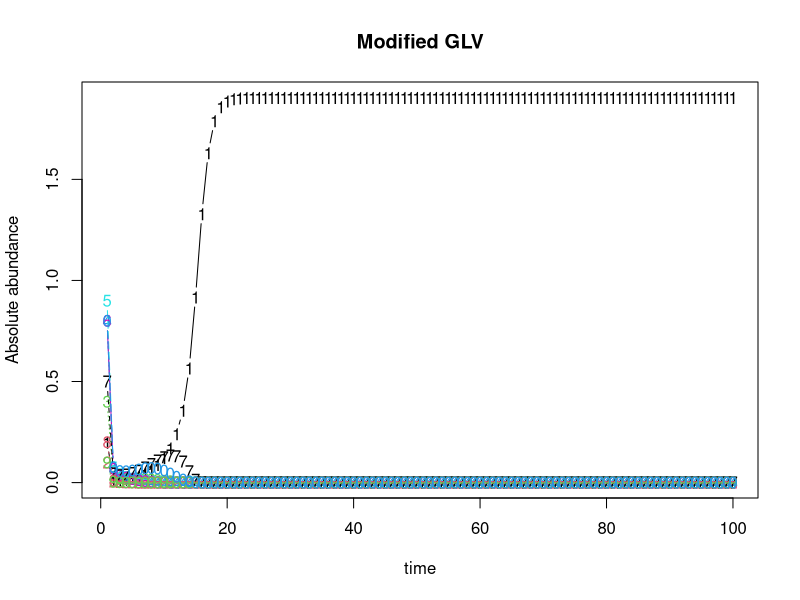

Source code (R):
library(deSolve)

#Generalize Lotka-Voltera
glv <- function(t, x, params){
  with(as.list(params, c(x)),{
    dx <- alpha*x + x*((c0+Reduce('+', HOI))%*%x)
    list(dx)
  })
}

#Define integration method
n.integrate <- function(time, init.x, model, params){
  as.data.frame(lsoda(init.x, time, model, params))
}

#Number of species
N <- 10

#Create matrix of HOI (effect on growth rate)
#N matrices in total, each specifying on species effect on other pairs
HOI <- list()

for (i in 1:N) {
  #Species i will have HOI with N-1 species pairwise combination
  temp <- matrix(runif(N*N, min = -0.9, max = 0.1),nrow = N)
  #HOI effect of i in j-k pair and k-j pair should be the same
  for (ro in 1:N) {
    for (co in ro:N) {
      temp[ro,co] <- temp[co,ro]
    }
  }
  #Name row and col based on species ID
  rownames(temp) <- 1:N
  colnames(temp) <- 1:N
  #i's HOI with i-otherSpecies pair is 0
  temp[i,] <- 0
  temp[,i] <- 0
  #There is no HOI on intra-species interation
  diag(temp) <- 0
  
  HOI[[i]] <- temp
}


#Define species intrinsic growth rate
alpha <- runif(N)

#Define pairwise interaction
c0 <- matrix(runif(N*N, min = -1, max = 0),nrow = N)
#Set intra-species interaction to -0.5
diag(c0) <- -0.5
#Equate i-j interaction to j-i interaction
for (ro in 1:N) {
  for (co in ro:N) {
    c0[ro,co] <- c0[co,ro]
  }
}

#Define initial density
init.x <- floor(runif(N, min=0.1, max=1)*10)/10

#Solve the ode
dat <- n.integrate(1:100, init.x, glv, list(alpha=alpha, c0=c0, HOI=HOI))

#Plot
matplot(x=dat$time, y=dat[,-1], typ='b', xlab='time', ylab='Absolute abundance', main='Modified GLV')
